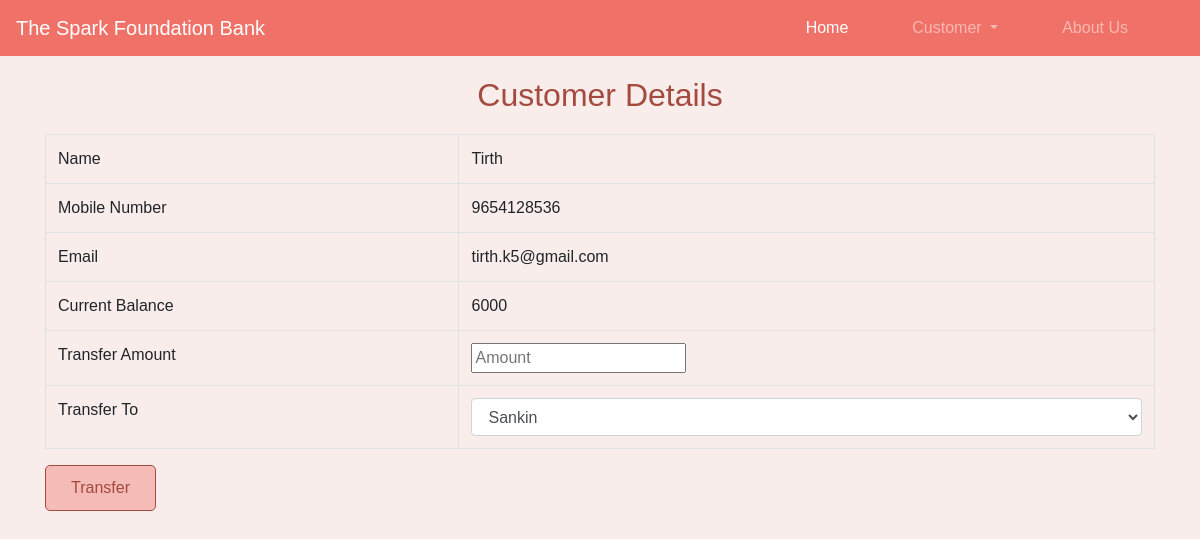
Page /customer_details/36/ on the committed database.
### bank/models.py (models this page shows, shortened)
class Customer(models.Model):
    name = models.CharField(max_length=25)
    number = models.IntegerField()
    email = models.EmailField(max_length=50)
    current_balance = models.IntegerField()

### bank/views.py (the view, shortened to what this page needs)
# urls.py: path('customer_details/<str:pk>/',views.customer_details, name='customer_details'),
def customer_details(request, pk):
    customer = Customer.objects.get(id = pk)
    customers = Customer.objects.all()
    context={'customer':customer, 'customers':customers}
    return render(request,'customer_details.html',context)

### bank/Templates/customer_details.html (shortened to what this page needs)
{% extends 'base.html' %}{% load static %} {% block title %}Customer Detail{% endblock title %} {%block body %}
<div class="container customer-details">
    <h2>Customer Details</h2>
    <table class="table table-bordered  table-responsive-sm">
        <tbody>
            <tr>
                <th scope="row">Name</th>
                <td name="sender_name">{{customer.name}}</td>
            </tr>
            <tr>
                <th scope="row">Mobile Number</th>
                <td>{{customer.number}}</td>
            </tr>
            <tr>
                <th scope="row">Email</th>
                <td>{{customer.email}}</td>
            </tr>
            <tr>
                <th scope="row">Current Balance</th>
                <td>{{customer.current_balance}}</td>
            </tr>
            <form action="" method="post">
                <tr>
                    <th scope="row">Transfer Amount</th>
                    <td><input type="number" name="amount" placeholder="Amount"></td>
                </tr>
                <th scope="row">Transfer To</th>
                <td>
                    <div>
                        <select id="customer_name" class="form-control" name="receiver_name" placeholder="Name">
                    {% for customer in customers %}
                  <option selected>{{customer.name}}</option>
                    {% endfor %}
                </select>
                </td>
        </tbody>
    </table>
    <button class="transfer" type="submit"> Transfer</button>
    </div>
    {% endblock body %}

### static/css/main.css (style rules this page uses)
body { background-color: #f8edeb; }
*, body { font-family: 'Poppins', sans-serif; font-weight: 400; -webkit-font-smoothing: antialiased; text-rendering: optimizeLegibility; -moz-osx-font-smoothing: grayscale; }
html, body { height: 100%; background-color: #f8edeb; overflow: hidden; }
.table { margin-top: 20px; }
.customer-details h2 { text-align: center; margin: 20px 0px; color: #a44a3f; }
.transfer { border: 1px solid #a44a3f; background-color: #f0706765; border-radius: 5px; color: #a44a3f; padding: 10px 25px; }

### rows in the picture
Customer: name "Tirth", number "9654128536", email "tirth.k5@gmail.com", current_balance "6000"

### other values in the picture
form field receiver_name "Sankin"
